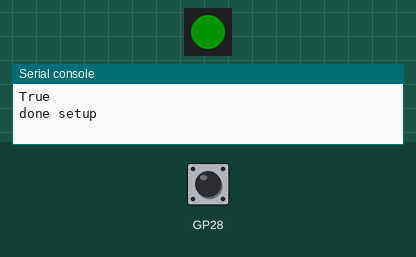
Recording of a program running on a simulated Raspberry Pi Pico running CircuitPython. On the bench: 1 RGB LEDs in strip order, left to right, the last lines printed to the serial console. The test bench sets the inputs (shaded band); at power-on: GP28 HIGH. Dim RGB values are drawn brighter than linear.

Above: at 1.7 s.
1.8 s: GP28 pulled LOW for 0.15 s
At 1.87 s:
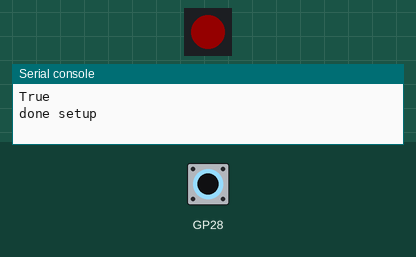
3.4 s: GP28 pulled LOW for 3.2 s
At 8.0 s:
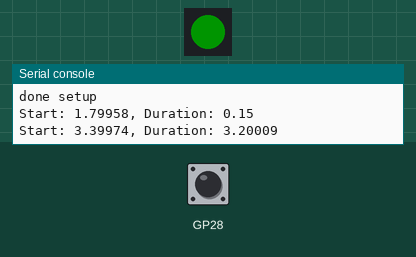
Timing chart, 0 to 9.5 s (numbered marks = the images above; inputs shaded):
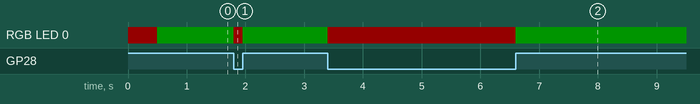

The program:

motionTracker.py
```python
import board
import digitalio
import time
import neopixel

class IR:
    def __init__(self, IR_GP = board.GP28, LED_GP = board.GP22, startTime=time.monotonic()):
        self.break_beam = digitalio.DigitalInOut(IR_GP)
        self.break_beam.direction = digitalio.Direction.INPUT
        self.break_beam.pull = digitalio.Pull.UP

        self.pixels = neopixel.NeoPixel(LED_GP, 1)
        self.pixels[0] = (20,0,0)

        time.sleep(0.5)
        print(self.break_beam.value)
        if self.break_beam.value:
            self.pixels[0] = (0,20,0)

        self.startTime = startTime
        self.startFlag = False
        self.senseStart = -1.0
        self.senseEnd = -1.0
        self.senseDuration = -1.0

    def monitorLED(self):
        if self.break_beam.value:
            self.pixels[0] = (0,20,0)
        else:
            self.pixels[0] = (20,0,0)

    def monitor(self):
        self.monitorLED()
        if (not self.startFlag) and (not self.break_beam.value):
            self.senseStart = time.monotonic()
            self.startFlag = True
        if (self.startFlag) and (self.break_beam.value):
            self.senseDuration = time.monotonic() - self.senseStart
            self.startFlag = False
            return True
        return False

startTime = time.monotonic()

gate1 = IR(IR_GP = board.GP28, LED_GP = board.GP22, startTime = startTime)

print('done setup')

while True:
    #gate1.monitorLED()
    if gate1.monitor():
        print(f'Start: {gate1.senseStart-startTime}, Duration: {gate1.senseDuration}')
```

Measured:
- after the input at 1.8 s, RGB LED 0: RGB(0, 20, 0) → RGB(20, 0, 0) at once, → RGB(0, 20, 0) 0.15 s later
- after the input at 3.4 s, RGB LED 0: RGB(0, 20, 0) → RGB(20, 0, 0) at once, → RGB(0, 20, 0) 3.2 s later
